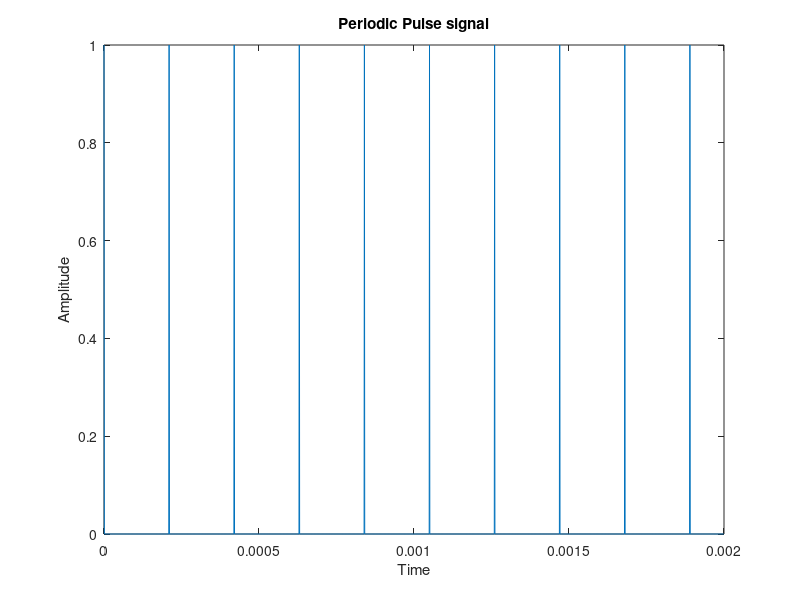
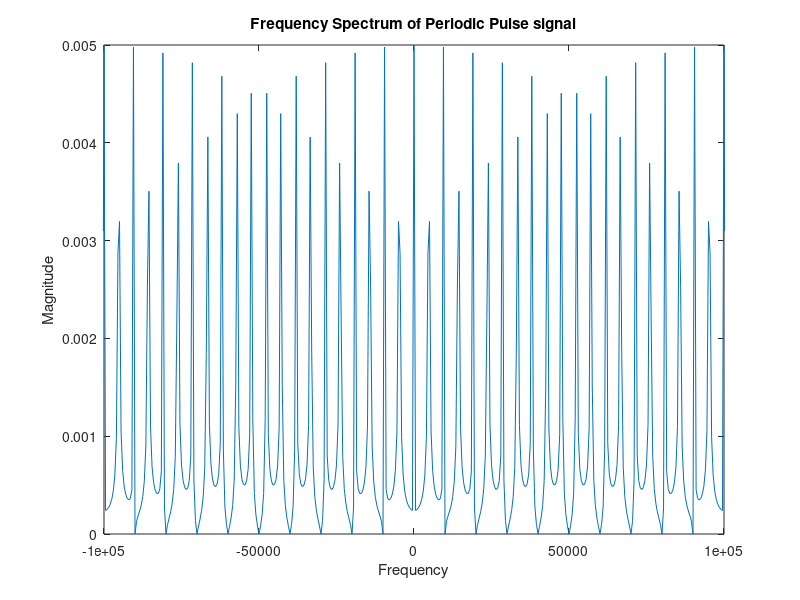

The MATLAB script that drew these images, in order:
clear;
clc;
close all;

Fs = 10e5;

L = 2000;
t = (0:L-1)/Fs;

Tau = 1e-5;
disp(1/Tau);

T = 1e-4;
disp(1/T);

disp(Tau + T);

y = zeros(size(t));
k = Fs*(Tau+T*2);
y(1:k:end) = 1;


plot(t, y);
title('Periodic Pulse signal');
xlabel('Time');
ylabel('Amplitude');

f = Fs*(-L/2:L/2-1)/L;

Y = fftshift(fft(y));
figure;
plot(f, (abs(Y/L)));
title('Frequency Spectrum of Periodic Pulse signal');
xlabel('Frequency');
ylabel('Magnitude');
xlim([-Fs/10 Fs/10]);